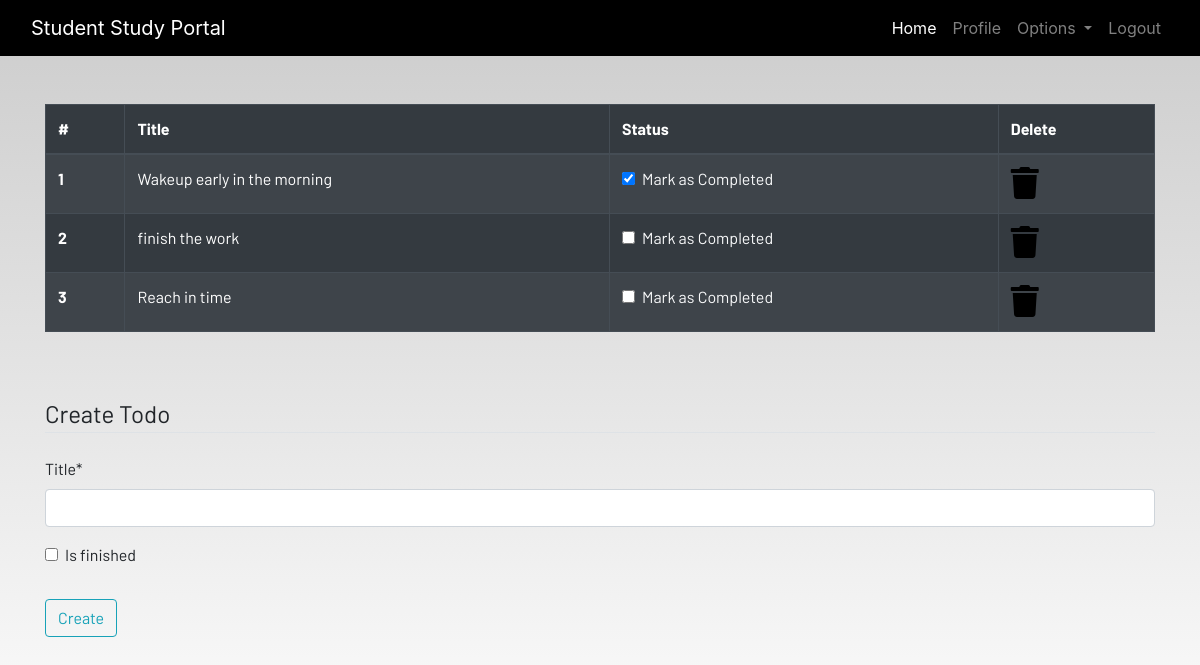
The app's page /todo (signed in) with its own data.
### dashboard/models.py (models this page shows, shortened)
class Todo(models.Model):
    user = models.ForeignKey(User, on_delete=models.CASCADE)
    title = models.CharField(max_length=100)
    is_finished = models.BooleanField(default=False)

### dashboard/views.py (the view)
# urls.py: path('todo',views.todo, name='todo'),
@login_required
def todo(request):
    if request.method == 'POST':
        form = TodoForm(request.POST)
        if form.is_valid():
            try:
                finished = request.POST['is_finished']
                if finished == 'on':
                    finished = True
                else:
                    finished = False
            except:
                finished = False
            todo = Todo(
                user = request.user,
                title = request.POST['title'],
                is_finished = finished
            )
            todo.save()
            messages.success(request,f'Todos Added from {request.user.username} succesfully..!!')
    else:
        form = TodoForm()
    todo = Todo.objects.filter(user=request.user)
    if len(todo) == 0:
        todos_done = True
    else:
        todos_done = False
    context = {
        'form': form,
        'todos': todo,
        'tos_done':todos_done,
    }
    return render(request,'dashboard/todo.html',context)

### dashboard/forms.py
class TodoForm(forms.ModelForm):
    class Meta:
        model = Todo
        fields = ['title','is_finished']

### dashboard/templates/dashboard/todo.html (shortened to what this page needs)
{% extends 'dashboard/base.html' %}
{% load static %}
{% load crispy_forms_tags %}
{% block content %}
<div class="container">
    {% if not todos_done %}
    <table class="table table-striped table-bordered table-hover table-dark">
        <thead>
            <tr>
                <th scope="col">#</th>
                <th scope="col">Title</th>
                <th scope="col">Status</th>
                <th scope="col">Delete</th>
            </tr>
        </thead>
        <tbody>
        {% for todo in todos %}
            <tr>
                <th scope="row">{{forloop.counter}}</th>
                <td>{{todo.title}}</td>
                <td>
                    <a href="{% url 'update-todo' todo.id%}">
                        <div class="form-check">
                            {% if todo.is_finished == True %}
                            <input class="form-check-input" type="checkbox" value="" checked>
                            {% else %}
                            <input class="form-check-input" type="checkbox" value="">
                            {% endif %}
                            <label class="form-check-label text-light" for="flexCheckDefault">
                                Mark as Completed
                            </label>
                        </div>
                    </a>
                </td>
                <td><a href="{% url 'delete-todo' todo.id%}"><i class="fa fa-trash fa-2x"></i></a></td>
            </tr>
    {% endfor %}
        </tbody>
    </table>
    {% else %}
    <h4>All tasks have been done!! create to add more</h4>
    {% endif%}
</div><br><br>
<div class="container">
    <form method="POST">
        <fieldset class="form-group">
            <legend class="border-bottom mb-4">Create Todo</legend>
            {{form| crispy}}
        </fieldset>
        <div class="form-group">
            <button href="" class="btn btn-outline-info" type="submit">
                Create
            </button>
        </div>
    </form>
</div>
{% endblock content %}

### static/css/main.css (style rules this page uses)
html { scroll-behavior: smooth; height: 100%; width: 100%; }
a { text-decoration: none !important; color: black; }
html, body { max-width: 100%; overflow-x: hidden; height: 100%; width: 100%; }
body { background: linear-gradient(rgba(0, 0, 0, 0.2), rgba(255, 255, 255, 0.5)); overflow-x: hidden; background-repeat: no-repeat; }
.fa { color: black; }

### records on screen
Todo: title "Wakeup early in the morning"
Todo: title "finish the work"
Todo: title "Reach in time"
